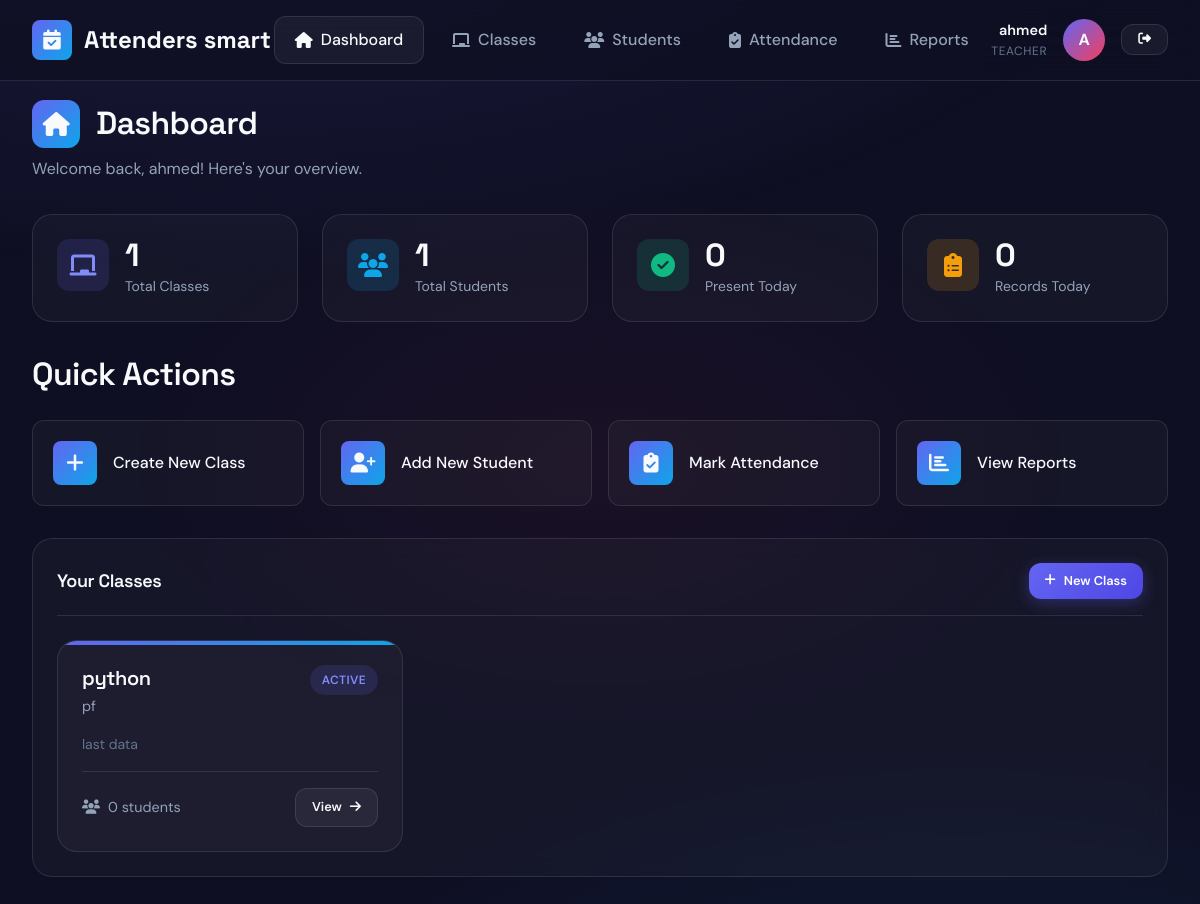
The page /teacher/dashboard (signed in) on the database its author committed.
### app.py (models this page shows)
class Teacher(db.Model):
    id = db.Column(db.Integer, primary_key=True)
    username = db.Column(db.String(80), unique=True, nullable=False)
    password_hash = db.Column(db.String(200), nullable=False)
    name = db.Column(db.String(100), nullable=False)
    email = db.Column(db.String(120), unique=True, nullable=False)
    created_at = db.Column(db.DateTime, default=datetime.utcnow)
    classes = db.relationship('Class', backref='teacher', lazy=True)
    students = db.relationship('Student', backref='created_by', lazy=True)

class Class(db.Model):
    id = db.Column(db.Integer, primary_key=True)
    name = db.Column(db.String(100), nullable=False)
    subject = db.Column(db.String(100), nullable=False)
    description = db.Column(db.Text)
    teacher_id = db.Column(db.Integer, db.ForeignKey('teacher.id'), nullable=False)
    created_at = db.Column(db.DateTime, default=datetime.utcnow)
    students = db.relationship('Student', secondary=student_class, lazy='subquery',
                              backref=db.backref('classes', lazy=True))
    attendance_records = db.relationship('Attendance', backref='class_obj', lazy=True)

### app.py (the view)
@app.route('/teacher/dashboard')
@teacher_required
def teacher_dashboard():
    teacher = Teacher.query.get(session['user_id'])
    classes = Class.query.filter_by(teacher_id=teacher.id).all()
    students = Student.query.all()
    today = date.today()
    total_attendance_today = Attendance.query.join(Class).filter(
        Class.teacher_id == teacher.id,
        Attendance.date == today
    ).count()
    present_today = Attendance.query.join(Class).filter(
        Class.teacher_id == teacher.id,
        Attendance.date == today,
        Attendance.status == 'present'
    ).count()
    return render_template('teacher/dashboard.html',
                          teacher=teacher,
                          classes=classes,
                          students=students,
                          total_attendance=total_attendance_today,
                          present_today=present_today)

### app.py (called while the page is built)
def teacher_required(f):
    @wraps(f)
    def decorated_function(*args, **kwargs):
        if 'user_id' not in session or session.get('user_type') != 'teacher':
            flash('Please login as a teacher to access this page.', 'error')
            return redirect(url_for('login'))
        return f(*args, **kwargs)
    return decorated_function

### templates/teacher/dashboard.html (shortened to what this page needs)
{% extends "base.html" %}
{% block content %}
<div class="page-header">
    <h1 class="page-title">
        <div class="icon">
            <i class="fas fa-home"></i>
        </div>
        Dashboard
    </h1>
    <p class="page-subtitle">Welcome back, {{ teacher.name }}! Here's your overview.</p>
</div>
<div class="stats-grid">
    <div class="stat-card">
        <div class="stat-icon primary">
            <i class="fas fa-chalkboard"></i>
        </div>
        <div class="stat-content">
            <div class="stat-value">{{ classes | length }}</div>
            <div class="stat-label">Total Classes</div>
        </div>
    </div>
    <div class="stat-card">
        <div class="stat-icon info">
            <i class="fas fa-users"></i>
        </div>
        <div class="stat-content">
            <div class="stat-value">{{ students | length }}</div>
            <div class="stat-label">Total Students</div>
        </div>
    </div>
    <div class="stat-card">
        <div class="stat-icon success">
            <i class="fas fa-check-circle"></i>
        </div>
        <div class="stat-content">
            <div class="stat-value">{{ present_today }}</div>
            <div class="stat-label">Present Today</div>
        </div>
    </div>
    <div class="stat-card">
        <div class="stat-icon warning">
            <i class="fas fa-clipboard-list"></i>
        </div>
        <div class="stat-content">
            <div class="stat-value">{{ total_attendance }}</div>
            <div class="stat-label">Records Today</div>
        </div>
    </div>
</div>
<h2 class="mb-3">Quick Actions</h2>
<div class="quick-actions">
    <a href="{{ url_for('create_class') }}" class="quick-action">
        <div class="icon">
            <i class="fas fa-plus"></i>
        </div>
        <span>Create New Class</span>
    </a>
    <a href="{{ url_for('create_student') }}" class="quick-action">
        <div class="icon">
            <i class="fas fa-user-plus"></i>
        </div>
        <span>Add New Student</span>
    </a>
    <a href="{{ url_for('teacher_attendance') }}" class="quick-action">
        <div class="icon">
            <i class="fas fa-clipboard-check"></i>
        </div>
        <span>Mark Attendance</span>
    </a>
    <a href="{{ url_for('teacher_reports') }}" class="quick-action">
        <div class="icon">
            <i class="fas fa-chart-bar"></i>
        </div>
        <span>View Reports</span>
    </a>
</div>
<div class="card mt-4">
    <div class="card-header">
        <h3 class="card-title">Your Classes</h3>
        <a href="{{ url_for('create_class') }}" class="btn btn-primary btn-sm">
            <i class="fas fa-plus"></i>
            New Class
        </a>
    </div>
    {% if classes %}
    <div class="class-grid">
        {% for class in classes[:6] %}
        <div class="class-card">
            <div class="class-card-header">
                <div>
                    <h3>{{ class.name }}</h3>
                    <div class="subject">{{ class.subject }}</div>
                </div>
                <span class="badge badge-primary">Active</span>
            </div>
            {% if class.description %}
            <p class="description">{{ class.description[:80] }}{% if class.description|length > 80 %}...{% endif %}</p>
            {% endif %}
            <div class="class-card-footer">
                <div class="student-count">
                    <i class="fas fa-users"></i>
                    {{ class.students | length }} students
                </div>
                <a href="{{ url_for('view_class', class_id=class.id) }}" class="btn btn-secondary btn-sm">
                    View <i class="fas fa-arrow-right"></i>
                </a>
            </div>
        </div>
        {% endfor %}
    </div>
    {% endif %}
</div>
{% endblock %}

### rows shown on the page
Teacher: name "ahmed"
Class: name "python", subject "pf", description "last data", students|length "0"

### other values the page prints
{{ session.user_name }} "ahmed"
{{ session.user_type }} "TEACHER"
{{ session.user_name[0] | upper }} "A"
{{ classes | length }} "1"
{{ students | length }} "1"
{{ present_today }} "0"
{{ total_attendance }} "0"
